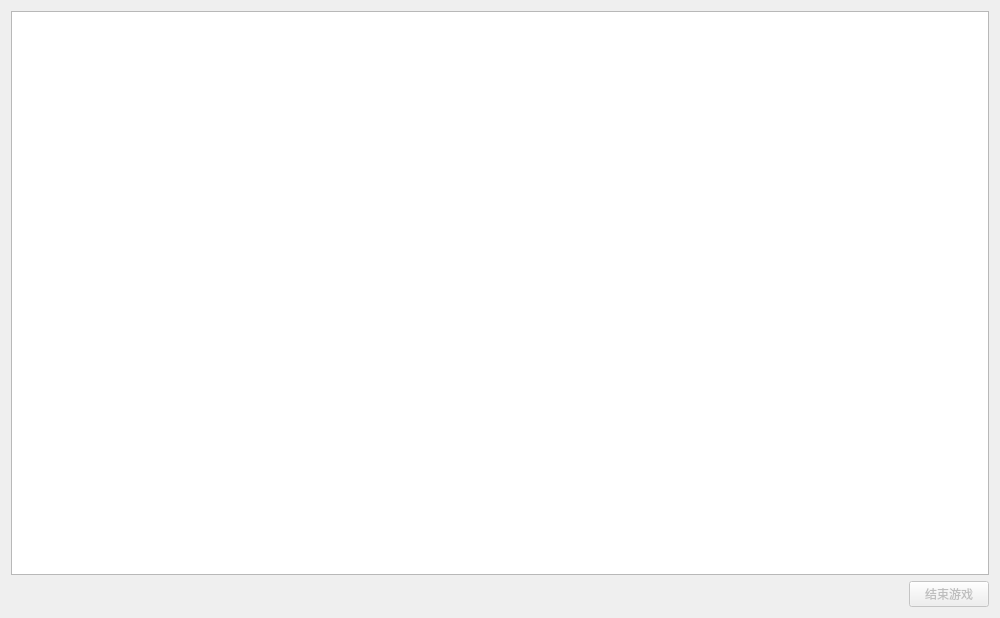
<?xml version="1.0" encoding="UTF-8"?>
<ui version="4.0">
 <class>GameLauncher</class>
 <widget class="QWidget" name="GameLauncher">
  <property name="geometry">
   <rect>
    <x>0</x>
    <y>0</y>
    <width>1000</width>
    <height>618</height>
   </rect>
  </property>
  <property name="windowTitle">
   <string>启动游戏</string>
  </property>
  <layout class="QGridLayout" name="gridLayout">
   <item row="1" column="0">
    <widget class="QLabel" name="l_info">
     <property name="text">
      <string/>
     </property>
    </widget>
   </item>
   <item row="1" column="2">
    <widget class="PushButton" name="pb_kill">
     <property name="enabled">
      <bool>false</bool>
     </property>
     <property name="text">
      <string>结束游戏</string>
     </property>
    </widget>
   </item>
   <item row="0" column="0" colspan="3">
    <widget class="TextEdit" name="te_output"/>
   </item>
   <item row="1" column="1">
    <spacer name="horizontalSpacer">
     <property name="orientation">
      <enum>Qt::Horizontal</enum>
     </property>
     <property name="sizeHint" stdset="0">
      <size>
       <width>40</width>
       <height>20</height>
      </size>
     </property>
    </spacer>
   </item>
  </layout>
 </widget>
 <customwidgets>
  <customwidget>
   <class>PushButton</class>
   <extends>QPushButton</extends>
   <header>qfluentwidgets</header>
  </customwidget>
  <customwidget>
   <class>TextEdit</class>
   <extends>QTextEdit</extends>
   <header>qfluentwidgets</header>
  </customwidget>
 </customwidgets>
 <resources/>
 <connections/>
</ui>
